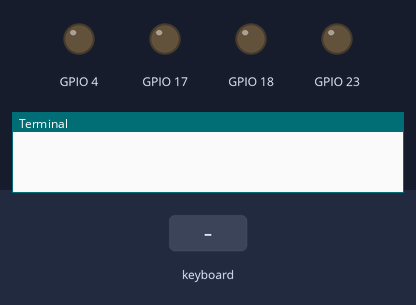
Recording of a program running on a simulated Raspberry Pi (BCM pin numbers). Shown: output pins drawn as LEDs (lit = HIGH), the last lines printed to the terminal. The test bench sets the inputs (shaded band). The desktop window is not drawn, its controls go by their first labels and the mouse button is held 0.15 s.

Above: at 1.2 s.
1.3 s: key "w" typed on the keyboard
At 2.1 s:
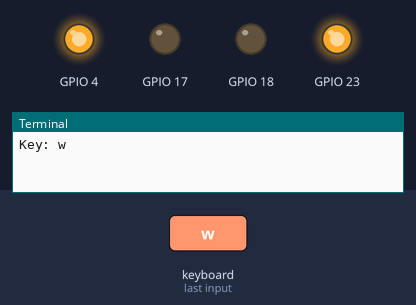
3.8 s: key "s" typed on the keyboard
At 4.6 s:
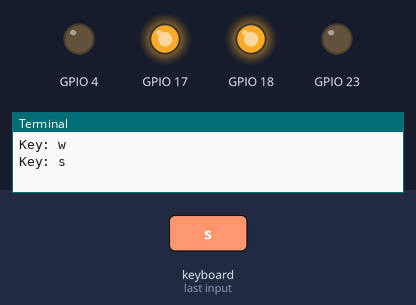
6.3 s: key "a" typed on the keyboard
At 7.1 s:
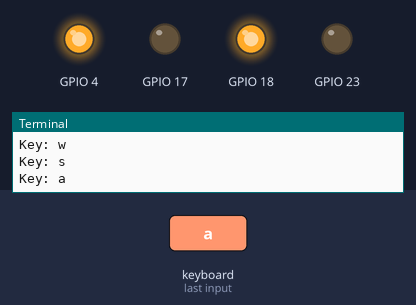
9.3 s: key "d" typed on the keyboard
At 10.6 s:
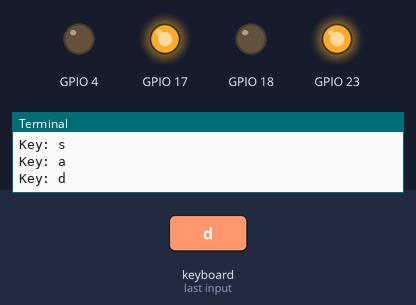
Timing chart, 0 to 12.8 s (numbered marks = the images above; inputs shaded):
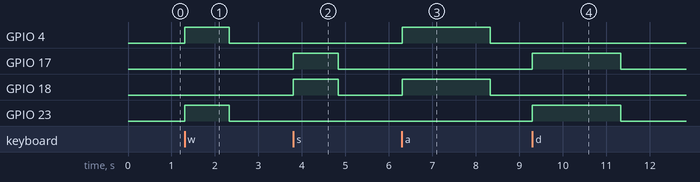

Measured:
- after the input at 1.3 s, GPIO 4, GPIO 23: LOW → HIGH at once, → LOW 1.0 s later
- after the input at 3.8 s, GPIO 17, GPIO 18: LOW → HIGH at once, → LOW 1.0 s later
- after the input at 6.3 s, GPIO 4, GPIO 18: LOW → HIGH at once, → LOW 2.0 s later
- after the input at 9.3 s, GPIO 17, GPIO 23: LOW → HIGH at once, → LOW 2.0 s later

The program:

robot_actual.py
```python
#18	4
#23	17
import RPi.GPIO as gpio
import time
import sys
import Tkinter as tk
def init():
	gpio.setmode(gpio.BCM)
	gpio.setup(17, gpio.OUT)
	gpio.setup(18, gpio.OUT)
	gpio.setup(23, gpio.OUT)
	gpio.setup(4, gpio.OUT)


def reverse(tf):

	gpio.output(17, True)
	gpio.output(23, False)

	gpio.output(18, True)
	gpio.output(4, False)
	time.sleep(tf)
	gpio.cleanup()


def forward(tf):

	gpio.output(17, False)
	gpio.output(23, True)
	gpio.output(18, False)
	gpio.output(4, True)
	time.sleep(tf)
	gpio.cleanup()


def turn_right(tf):
	#18	4
	#23 	17

	gpio.output(17, True)
        gpio.output(18, False)
        gpio.output(23, True)
        gpio.output(4, False)
        time.sleep(tf)
        gpio.cleanup()
def turn_left(tf):

	gpio.output(17, False)
        gpio.output(18, True)
        gpio.output(23, False)
        gpio.output(4, True)
        time.sleep(tf)
        gpio.cleanup()
def key_input(event):
	init()
	print 'Key:', event.char
	key_press = event.char
	sleep_time = 2.030

	if key_press.lower() == 'w':
		forward(sleep_time - 1)
	elif key_press.lower() =='s':
		reverse(sleep_time - 1)
	elif key_press.lower() == 'a':
		turn_left(sleep_time)
	elif key_press.lower() == 'd':
		turn_right(sleep_time)
	else:
		gpio.cleanup()


command = tk.Tk()
command.bind('<KeyPress>', key_input)
command.mainloop()
```
